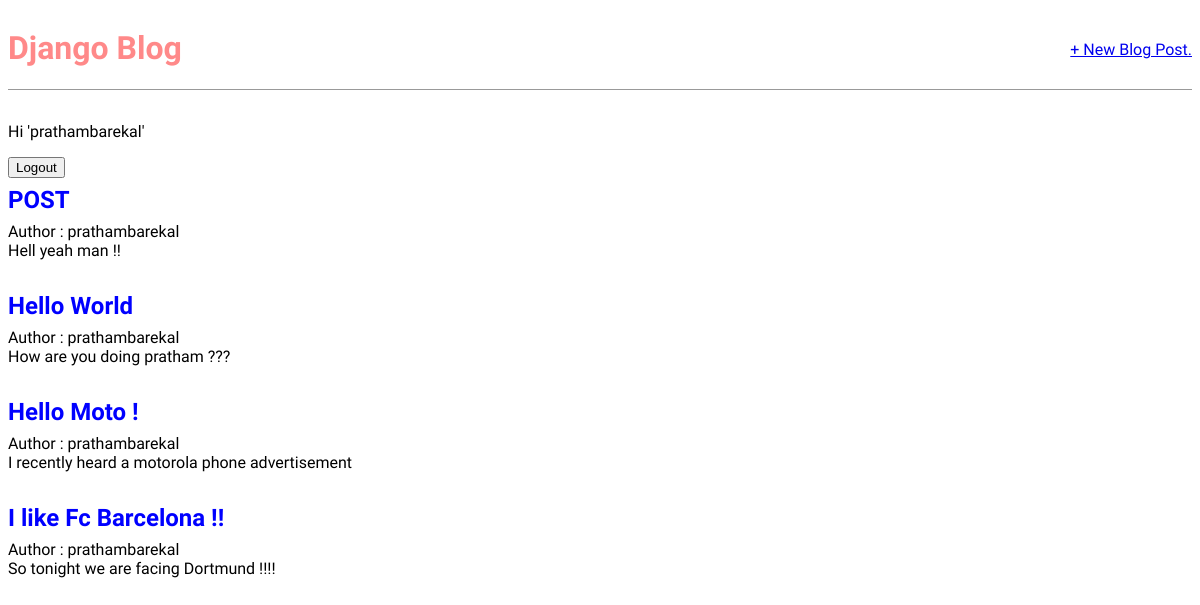
The app's page / (signed in) with its own data.
### blog/models.py (models this page shows, shortened)
class Post(models.Model):
  title = models.CharField(max_length=100)
  author = models.ForeignKey("auth.User",on_delete=models.CASCADE)
  body = models.TextField()
  def get_absolute_url(self):
    return reverse("post_detail",kwargs={"pk":self.pk})

### blog/views.py (the view)
# urls.py: path("",BlogListView.as_view(),name="home"),
class BlogListView(ListView):
  model = Post
  template_name = "home.html"

### templates/home.html
{% extends "base.html" %}
{% block content %}
{% for post in post_list %}
<div class="post-entry">
  <h2><a href={{post.get_absolute_url}}>{{post.title}}</a></h2>
  <p>Author : {{post.author}}</p>
  <p>{{post.body}}</p>
</div>
{% endfor %}
{% endblock content %}

### templates/base.html (shortened to what this page needs)
{% load static %}
<!DOCTYPE html>
<html lang="en">
<head>
  <link rel="stylesheet" href="static/css/base.css">
</head>
<body>
  <div>
    <header>
      <div class="nav-left">
        <h1><a href="{% url 'home' %}">Django Blog</a></h1>
      </div>
      <div class="nav-right">
        <a href="{% url 'post_new' %}">+ New Blog Post.</a>
      </div>
    </header>
    {% if user.is_authenticated %}
    <p>Hi '{{user.username}}'</p>
    <form action="{% url 'logout' %}" method="post">
      <button type="submit">Logout</button>
    </form>
    {% else %}
    <p>You are not logged in.</p>
    <a href="{% url 'login' %}">Login from here.</a>
    <p><a href="{% url 'signup' %}">Signup maybe ?</a></p>
    {% endif %}
    <div>
      {% block content %}
      {% endblock content %}
    </div>
  </div>
</body>
</html>

### static/css/base.css (style rules this page uses)
body { font-family: 'Source Sans 3',sans-serif; font-size:16px; }
header { border-bottom: 1px solid #999; margin-bottom: 2rem; display: flex; }
header h1 a { color: rgb(255, 137, 137); text-decoration: none; }
.nav-left { margin-right:auto; }
.nav-right { display:flex; padding-top: 2rem; }
.post-entry { margin-bottom:2rem; }
.post-entry h2 { margin:0.5rem 0; }
.post-entry h2 a, .post-entry h2 a:visited { color:blue; text-decoration: none; }
.post-entry p { margin: 0; font-weight: 400; }

### records on screen
Post: title "POST", author "prathambarekal", body "Hell yeah man !!"
Post: title "Hello World", author "prathambarekal", body "How are you doing pratham ???"
Post: title "Hello Moto !", author "prathambarekal", body "I recently heard a motorola phone advertisement"
Post: title "I like Fc Barcelona !!", author "prathambarekal", body "So tonight we are facing Dortmund !!!!"

### other values on screen
{{ user.username }} "prathambarekal"
